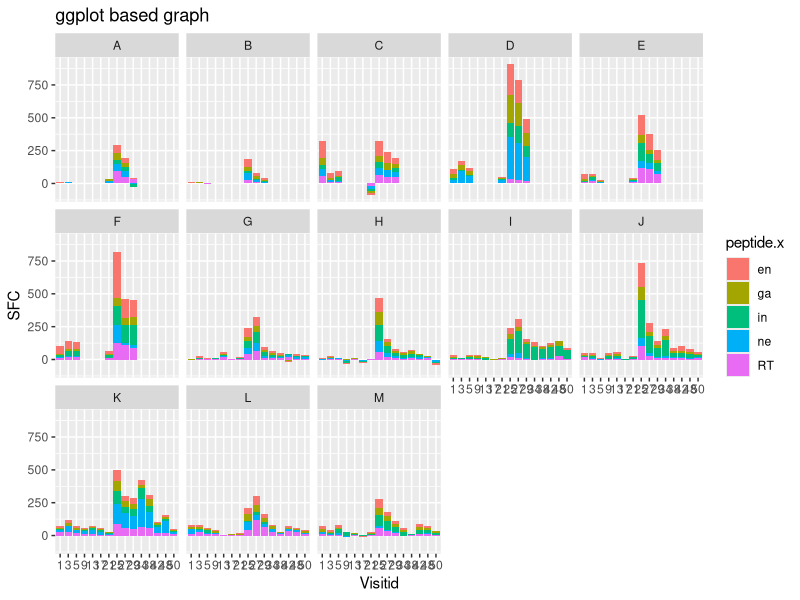

R code for this plot:
b<-c('reshape2', 'ggplot2', 'plyr', 'stringr')
lapply(b, require, character.only=T)

x<-read.table("elispot.tsv", sep="\t", header=T)

# 2. Munging

y<-melt(x, id = c('participantId', 'groupId', 'visitId'))
names(y)<-c('participantid', 'groupid', 'visitid', 'pep', 'sfc')

#select only the first two letters of the category name
y$peptide<-str_sub(y$pep,1,2)

# 3. Aggregate the replicates

data<-ddply(y, .(participantid, groupid, visitid, peptide), summarise, sfc=mean(sfc))


# 4. Subtract Background

data.m<-data[data$peptide=="mo",]
data.p<-data[data$peptide!='mo',]
df<-merge(data.p, data.m, c('participantid', 'visitid','groupid'))
df$sfc<-(df$sfc.x-df$sfc.y)


# 5. Aggregate data by GroupId

data<-ddply(df, .( groupid, visitid, peptide.x), summarise, sfc=mean(sfc, na.rm=TRUE))


# 6. Plot the buggers
# Plotted as barplot of peptdies versus spot forming cells and faceted by the groups

p<-ggplot(data, aes(x=factor(visitid), y=sfc, fill = peptide.x))
p+geom_bar(stat='identity')+facet_wrap(~groupid, nrow=3)+labs(x="Visitid", y="SFC", title="ggplot based graph")


